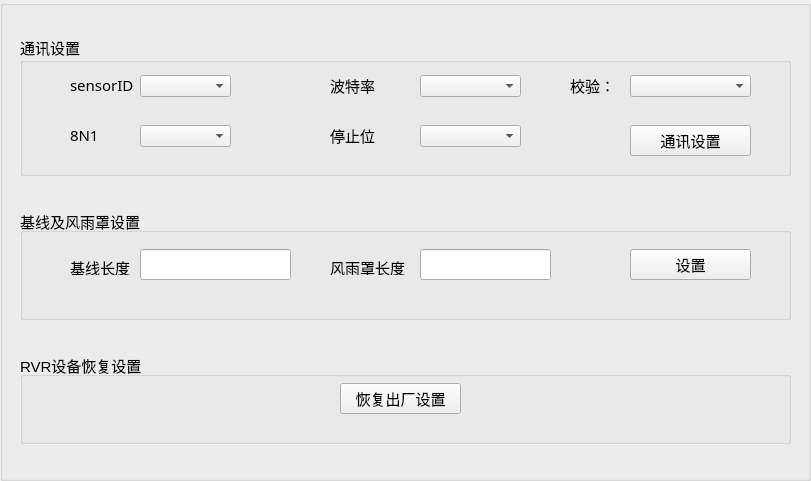
  <widget class="QGroupBox" name="groupBox_defaultSet">
   <property name="geometry">
    <rect>
     <x>40</x>
     <y>10</y>
     <width>811</width>
     <height>481</height>
    </rect>
   </property>
   <property name="font">
    <font>
     <pointsize>14</pointsize>
     <weight>75</weight>
     <bold>true</bold>
    </font>
   </property>
   <property name="title">
    <string/>
   </property>
   <widget class="QGroupBox" name="groupBox_2">
    <property name="geometry">
     <rect>
      <x>20</x>
      <y>35</y>
      <width>771</width>
      <height>141</height>
     </rect>
    </property>
    <property name="font">
     <font>
      <family>微软雅黑 Light</family>
      <pointsize>11</pointsize>
      <weight>50</weight>
      <bold>false</bold>
     </font>
    </property>
    <property name="title">
     <string>通讯设置</string>
    </property>
    <widget class="QLabel" name="label">
     <property name="geometry">
      <rect>
       <x>50</x>
       <y>40</y>
       <width>66</width>
       <height>20</height>
      </rect>
     </property>
     <property name="text">
      <string>sensorID</string>
     </property>
    </widget>
    <widget class="QLabel" name="label_2">
     <property name="geometry">
      <rect>
       <x>310</x>
       <y>40</y>
       <width>64</width>
       <height>20</height>
      </rect>
     </property>
     <property name="text">
      <string>波特率</string>
     </property>
    </widget>
    <widget class="QLabel" name="label_3">
     <property name="geometry">
      <rect>
       <x>50</x>
       <y>90</y>
       <width>51</width>
       <height>20</height>
      </rect>
     </property>
     <property name="text">
      <string>8N1   </string>
     </property>
    </widget>
    <widget class="QLabel" name="label_4">
     <property name="geometry">
      <rect>
       <x>310</x>
       <y>90</y>
       <width>64</width>
       <height>20</height>
      </rect>
     </property>
     <property name="text">
      <string>停止位</string>
     </property>
    </widget>
    <widget class="QLabel" name="label_6">
     <property name="geometry">
      <rect>
       <x>550</x>
       <y>40</y>
       <width>48</width>
       <height>20</height>
      </rect>
     </property>
     <property name="text">
      <string>校验：</string>
     </property>
    </widget>
    <widget class="QPushButton" name="pushButton_commit_set">
     <property name="geometry">
      <rect>
       <x>610</x>
       <y>90</y>
       <width>121</width>
       <height>31</height>
      </rect>
     </property>
     <property name="text">
      <string>通讯设置</string>
     </property>
    </widget>
    <widget class="QComboBox" name="comboBox_Id">
     <property name="geometry">
      <rect>
       <x>120</x>
       <y>40</y>
       <width>91</width>
       <height>22</height>
      </rect>
     </property>
     <property name="font">
      <font>
       <pointsize>12</pointsize>
       <weight>75</weight>
       <bold>true</bold>
      </font>
     </property>
    </widget>
    <widget class="QComboBox" name="comboBox_datas">
     <property name="geometry">
      <rect>
       <x>120</x>
       <y>90</y>
       <width>91</width>
       <height>22</height>
      </rect>
     </property>
     <property name="font">
      <font>
       <pointsize>12</pointsize>
       <weight>75</weight>
       <bold>true</bold>
      </font>
     </property>
    </widget>
    <widget class="QComboBox" name="comboBox_parity">
     <property name="geometry">
      <rect>
       <x>610</x>
       <y>40</y>
       <width>121</width>
       <height>22</height>
      </rect>
     </property>
     <property name="font">
      <font>
       <pointsize>12</pointsize>
       <weight>75</weight>
       <bold>true</bold>
      </font>
     </property>
    </widget>
    <widget class="QComboBox" name="comboBox_baud">
     <property name="geometry">
      <rect>
       <x>400</x>
       <y>40</y>
       <width>101</width>
       <height>22</height>
      </rect>
     </property>
     <property name="font">
      <font>
       <pointsize>12</pointsize>
       <weight>75</weight>
       <bold>true</bold>
      </font>
     </property>
    </widget>
    <widget class="QComboBox" name="comboBox_stop">
     <property name="geometry">
      <rect>
       <x>400</x>
       <y>90</y>
       <width>101</width>
       <height>22</height>
      </rect>
     </property>
     <property name="font">
      <font>
       <pointsize>12</pointsize>
       <weight>75</weight>
       <bold>true</bold>
      </font>
     </property>
    </widget>
   </widget>
   <widget class="QGroupBox" name="groupBox_of_defalutzzzxxxx">
    <property name="geometry">
     <rect>
      <x>20</x>
      <y>900</y>
      <width>771</width>
      <height>231</height>
     </rect>
    </property>
    <property name="font">
     <font>
      <family>微软雅黑 Light</family>
      <pointsize>11</pointsize>
      <weight>50</weight>
      <bold>false</bold>
     </font>
    </property>
    <property name="title">
     <string>设备</string>
    </property>
    <widget class="QLabel" name="label_5">
     <property name="geometry">
      <rect>
       <x>51</x>
       <y>26</y>
       <width>54</width>
       <height>16</height>
      </rect>
     </property>
     <property name="text">
      <string>ID</string>
     </property>
    </widget>
    <widget class="QLabel" name="label_7">
     <property name="geometry">
      <rect>
       <x>51</x>
       <y>60</y>
       <width>54</width>
       <height>16</height>
      </rect>
     </property>
     <property name="text">
      <string>厂家</string>
     </property>
    </widget>
    <widget class="QLabel" name="label_8">
     <property name="geometry">
      <rect>
       <x>51</x>
       <y>170</y>
       <width>80</width>
       <height>20</height>
      </rect>
     </property>
     <property name="text">
      <string>主备传感器</string>
     </property>
    </widget>
    <widget class="QLabel" name="label_9">
     <property name="geometry">
      <rect>
       <x>51</x>
       <y>90</y>
       <width>64</width>
       <height>20</height>
      </rect>
     </property>
     <property name="text">
      <string>机场位置</string>
     </property>
    </widget>
    <widget class="QLabel" name="label_10">
     <property name="geometry">
      <rect>
       <x>51</x>
       <y>135</y>
       <width>54</width>
       <height>20</height>
      </rect>
     </property>
     <property name="text">
      <string>蜂鸣器</string>
     </property>
    </widget>
    <widget class="QLabel" name="label_11">
     <property name="geometry">
      <rect>
       <x>500</x>
       <y>30</y>
       <width>61</width>
       <height>20</height>
      </rect>
     </property>
     <property name="text">
      <string>LED电流</string>
     </property>
    </widget>
    <widget class="QLabel" name="label_12">
     <property name="geometry">
      <rect>
       <x>500</x>
       <y>60</y>
       <width>64</width>
       <height>20</height>
      </rect>
     </property>
     <property name="text">
      <string>窗口污染</string>
     </property>
    </widget>
    <widget class="QLabel" name="label_13">
     <property name="geometry">
      <rect>
       <x>470</x>
       <y>90</y>
       <width>96</width>
       <height>20</height>
      </rect>
     </property>
     <property name="text">
      <string>发射器端加热</string>
     </property>
    </widget>
    <widget class="QLabel" name="label_14">
     <property name="geometry">
      <rect>
       <x>470</x>
       <y>120</y>
       <width>96</width>
       <height>20</height>
      </rect>
     </property>
     <property name="text">
      <string>接收器端加热</string>
     </property>
    </widget>
    <widget class="QLineEdit" name="lineEdit_id">
     <property name="geometry">
      <rect>
       <x>180</x>
       <y>26</y>
       <width>160</width>
       <height>21</height>
      </rect>
     </property>
    </widget>
    <widget class="QPushButton" name="pushButton_sever_set">
     <property name="geometry">
      <rect>
       <x>610</x>
       <y>150</y>
       <width>121</width>
       <height>31</height>
      </rect>
     </property>
     <property name="text">
      <string>设备设置</string>
     </property>
    </widget>
    <widget class="QComboBox" name="comboBoxMojr_secend">
     <property name="geometry">
      <rect>
       <x>180</x>
       <y>170</y>
       <width>161</width>
       <height>22</height>
      </rect>
     </property>
     <property name="font">
      <font>
       <pointsize>12</pointsize>
       <weight>75</weight>
       <bold>true</bold>
      </font>
     </property>
    </widget>
    <widget class="QComboBox" name="comboBox_buzzer">
     <property name="geometry">
      <rect>
       <x>180</x>
       <y>135</y>
       <width>161</width>
       <height>22</height>
      </rect>
     </property>
     <property name="font">
      <font>
       <pointsize>12</pointsize>
       <weight>75</weight>
       <bold>true</bold>
      </font>
     </property>
    </widget>
    <widget class="QComboBox" name="comboBox_pullte">
     <property name="geometry">
      <rect>
       <x>610</x>
       <y>60</y>
       <width>121</width>
       <height>22</height>
      </rect>
     </property>
     <property name="font">
      <font>
       <pointsize>12</pointsize>
       <weight>75</weight>
       <bold>true</bold>
      </font>
     </property>
    </widget>
    <widget class="QComboBox" name="comboBox_send_fever">
     <property name="geometry">
      <rect>
       <x>610</x>
       <y>90</y>
       <width>121</width>
       <height>22</height>
      </rect>
     </property>
     <property name="font">
      <font>
       <pointsize>12</pointsize>
       <weight>75</weight>
       <bold>true</bold>
      </font>
     </property>
    </widget>
    <widget class="QComboBox" name="comboBox_reciver_fever">
     <property name="geometry">
      <rect>
       <x>610</x>
       <y>120</y>
       <width>121</width>
       <height>22</height>
      </rect>
     </property>
     <property name="font">
      <font>
       <pointsize>12</pointsize>
       <weight>75</weight>
       <bold>true</bold>
      </font>
     </property>
    </widget>
    <widget class="QLineEdit" name="lineEdit_location">
     <property name="geometry">
      <rect>
       <x>180</x>
       <y>90</y>
       <width>160</width>
       <height>31</height>
      </rect>
     </property>
    </widget>
    <widget class="QComboBox" name="comboBox_factory">
     <property name="geometry">
      <rect>
       <x>180</x>
       <y>60</y>
       <width>161</width>
       <height>22</height>
      </rect>
     </property>
     <property name="font">
      <font>
       <pointsize>12</pointsize>
       <weight>75</weight>
       <bold>true</bold>
      </font>
     </property>
    </widget>
    <widget class="QComboBox" name="comboBox_electrity">
     <property name="geometry">
      <rect>
       <x>609</x>
       <y>30</y>
       <width>121</width>
       <height>22</height>
      </rect>
     </property>
     <property name="font">
      <font>
       <pointsize>12</pointsize>
       <weight>75</weight>
       <bold>true</bold>
      </font>
     </property>
    </widget>
   </widget>
   <widget class="QGroupBox" name="groupBox_5">
    <property name="geometry">
     <rect>
      <x>20</x>
      <y>209</y>
      <width>771</width>
      <height>111</height>
     </rect>
    </property>
    <property name="font">
     <font>
      <pointsize>11</pointsize>
      <weight>50</weight>
      <bold>false</bold>
     </font>
    </property>
    <property name="title">
     <string>基线及风雨罩设置</string>
    </property>
    <widget class="QPushButton" name="pushButton_base_WinRai">
     <property name="geometry">
      <rect>
       <x>610</x>
       <y>40</y>
       <width>121</width>
       <height>31</height>
      </rect>
     </property>
     <property name="text">
      <string>设置</string>
     </property>
    </widget>
    <widget class="QLabel" name="label_15">
     <property name="geometry">
      <rect>
       <x>50</x>
       <y>50</y>
       <width>68</width>
       <height>16</height>
      </rect>
     </property>
     <property name="text">
      <string>基线长度</string>
     </property>
    </widget>
    <widget class="QLabel" name="label_16">
     <property name="geometry">
      <rect>
       <x>310</x>
       <y>50</y>
       <width>85</width>
       <height>16</height>
      </rect>
     </property>
     <property name="text">
      <string>风雨罩长度</string>
     </property>
    </widget>
    <widget class="QLineEdit" name="lineEdit_baseline">
     <property name="geometry">
      <rect>
       <x>120</x>
       <y>40</y>
       <width>151</width>
       <height>31</height>
      </rect>
     </property>
     <property name="font">
      <font>
       <pointsize>14</pointsize>
      </font>
     </property>
    </widget>
    <widget class="QLineEdit" name="lineEdit_windrain">
     <property name="geometry">
      <rect>
       <x>400</x>
       <y>40</y>
       <width>131</width>
       <height>31</height>
      </rect>
     </property>
     <property name="font">
      <font>
       <pointsize>14</pointsize>
      </font>
     </property>
    </widget>
   </widget>
   <widget class="QGroupBox" name="groupBox_3">
    <property name="geometry">
     <rect>
      <x>20</x>
      <y>353</y>
      <width>771</width>
      <height>91</height>
     </rect>
    </property>
    <property name="font">
     <font>
      <pointsize>11</pointsize>
      <weight>50</weight>
      <bold>false</bold>
     </font>
    </property>
    <property name="title">
     <string>RVR设备恢复设置</string>
    </property>
    <widget class="QPushButton" name="pushButton_recover">
     <property name="geometry">
      <rect>
       <x>320</x>
       <y>30</y>
       <width>121</width>
       <height>31</height>
      </rect>
     </property>
     <property name="font">
      <font>
       <pointsize>11</pointsize>
       <weight>50</weight>
       <bold>false</bold>
      </font>
     </property>
     <property name="text">
      <string>恢复出厂设置</string>
     </property>
    </widget>
   </widget>
  </widget>
